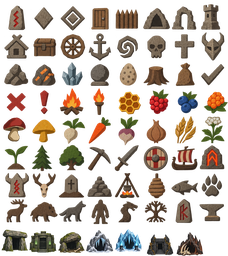
#> input picture input/Valheim_Compass_Atlas.png, 228 x 256 px, shrunk from 1254 x 1411 before the run
$ python -i bom_v6.py   (imports and definitions only)
#> lines starting #> are read from the running program, lines starting #| are printed output that depends on the picture; after the words box and inside, x2 and y2 are one past the last pixel; in counts of white or black regions, pixels touching at a corner belong together
#!/usr/bin/env python3
from __future__ import annotations

import colorsys
import argparse
import hashlib
import json
import math
import re
import zipfile
from pathlib import Path
from typing import Dict, List, Tuple

import numpy as np
import cv2
from PIL import Image, ImageDraw, ImageFont

ALPHA_THRESHOLD = 32
SOURCE_TILE = 128
TARGET_TILE = 96
MARGIN = 2
SHADES_PER_FAMILY = 5
HUE_BINS = 12
SAT_NEUTRAL = 0.18
VAL_DARK_NEUTRAL = 0.10
MIN_FAMILY_PIXELS = 20
MIN_FAMILY_RATIO = 0.03
GLOW_MIN_PIXELS = 4
GLOW_SATURATION = 0.72
GLOW_VALUE = 0.63
BLACK_LUMA_MAX = 12.0
WHITE_LUMA_MIN = 233.0
NEUTRAL_SAT_MAX = 0.10
ARTIFACT_OPAQUE_NEIGHBORS_MIN = 1
COLOR_CLEANUP_PASSES = 1
COLOR_CLEANUP_NEIGHBOR_MAJORITY = 4
SOURCE_NEIGHBOR_MAX_DELTA_E = 14.0
NOISE_COMPONENT_MAX = 3
OUTLINE_PROTECTION_DELTA_L = 22.0

FAMILY_LABELS = [
    "red", "orange", "yellow", "yellow_green", "green", "teal",
    "cyan", "azure", "blue", "violet", "magenta", "rose"
]


def sha256_bytes(b: bytes) -> str:
    return hashlib.sha256(b).hexdigest()


def ensure_rgba(img: Image.Image) -> Image.Image:
    return img if img.mode == "RGBA" else img.convert("RGBA")


# [52 lines left out: functions resize_rgba_premultiplied, crop_foreground, normalize_to_target, not called in this run]


def luminance(rgb: np.ndarray) -> np.ndarray:
    return 0.2126 * rgb[:, 0] + 0.7152 * rgb[:, 1] + 0.0722 * rgb[:, 2]


def rgb_to_hsv(rgb: np.ndarray) -> np.ndarray:
    flat = rgb.astype(np.float32) / 255.0
    out = np.zeros((flat.shape[0], 3), dtype=np.float32)
    for i, (r, g, b) in enumerate(flat):
        out[i] = colorsys.rgb_to_hsv(float(r), float(g), float(b))
    return out


# [5 lines left out: function family_for_pixel, not called in this run]


def pick_real_nearest(group: np.ndarray, target_rgb: np.ndarray) -> np.ndarray:
    diff = np.sum((group.astype(np.float32) - target_rgb.astype(np.float32)) ** 2, axis=1)
    return group[int(np.argmin(diff))]


def unique_ordered(colors: List[np.ndarray]) -> np.ndarray:
    out = []
    seen = set()
    for c in colors:
        t = tuple(int(x) for x in np.rint(c).clip(0, 255))
        if t not in seen:
            seen.add(t)
            out.append(t)
    return np.array(out, dtype=np.uint8) if out else np.zeros((0, 3), dtype=np.uint8)


def representative_palette_for_family(pixels: np.ndarray) -> np.ndarray:
    if len(pixels) == 0:
        return np.zeros((0, 3), dtype=np.uint8)
    if len(pixels) <= SHADES_PER_FAMILY:
        return unique_ordered([p for p in pixels.astype(np.uint8)])
    lum = luminance(pixels)
    order = np.argsort(lum)
    px = pixels[order]
    lum_sorted = lum[order]

    # Explicitly preserve extremes and strong bright/dark variants.
    idxs = [
        0,  # darkest
        max(0, int(round(0.20 * (len(px) - 1)))),
        int(round(0.50 * (len(px) - 1))),
        min(len(px) - 1, int(round(0.80 * (len(px) - 1)))),
        len(px) - 1,  # brightest
    ]
    chosen = [px[i] for i in idxs]

    # If the family includes very bright or very dark rare accents, lock them in.
    brightest = px[-1]
    darkest = px[0]
    chosen[-1] = brightest
    chosen[0] = darkest

    return unique_ordered(chosen)


def split_families(rgb: np.ndarray):
    """Exact family membership, independent palettes for dark/gray/white tones.

    Dark saturated source pixels always stay in chromatic families (no V gate).
    Even rare accent hues receive their own five shades; no cross-family fallback.
    """
    hh = rgb_to_hsv(rgb)
    labv = _lab_array(rgb.reshape(-1,1,3)).reshape(-1,3)
    groups: Dict[str, List[int]] = {}
    for i, ((h, saturation, value), lum) in enumerate(zip(hh, labv[:,0])):
        if saturation < 0.13:
            fam = "black" if lum < 36.0 else ("white" if lum > 76.0 else "gray")
        else:
            fam = FAMILY_LABELS[int(math.floor(float(h) * HUE_BINS)) % HUE_BINS]
        groups.setdefault(fam, []).append(i)

    # Separate vivid glowing accents from the main hue where appropriate,
    # without depriving the dark main color of its own five shades.
    for fam, indices in list(groups.items()):
        if fam in ("black", "white", "gray") or len(indices) < 20:
            continue
        idx = np.asarray(indices, dtype=np.int32)
        hsv_values = hh[idx]
        glow = (hsv_values[:,1] >= GLOW_SATURATION) & (hsv_values[:,2] >= GLOW_VALUE)
        count = int(glow.sum())
        if GLOW_MIN_PIXELS <= count <= 0.4 * len(idx):
            groups[fam] = idx[~glow].tolist()
            groups[fam + "_accent"] = idx[glow].tolist()

    empty = np.zeros(len(rgb), dtype=bool)
    return {name: np.array(ix,dtype=np.int32) for name,ix in groups.items()}, empty, empty, empty


# [28 lines left out: function build_tile_palette, not called in this run]


def assign_quantized(rgb: np.ndarray):
    groups, _, _, _ = split_families(rgb)
    out = np.zeros_like(rgb, dtype=np.uint8)
    assigned = np.zeros(len(rgb), dtype=bool)
    stats = {}
    for fam, indices in groups.items():
        if not len(indices):
            continue
        pal = representative_palette_for_family(rgb[indices])
        if not len(pal):
            continue
        source_lab = _lab_array(rgb[indices].reshape(-1,1,3)).reshape(-1,3)
        palette_lab = _lab_array(pal.reshape(-1,1,3)).reshape(-1,3)
        d = np.sum((source_lab[:,None,:] - palette_lab[None,:,:])**2,axis=-1)
        out[indices] = pal[np.argmin(d,axis=1)]
        assigned[indices] = True
        stats[fam] = len(pal)
    if not np.all(assigned):
        raise RuntimeError(f"Unassigned chromatic pixels: {(~assigned).sum()}")
    return out, stats


def _lab_array(rgb: np.ndarray) -> np.ndarray:
    return cv2.cvtColor(rgb.astype(np.float32) / 255.0, cv2.COLOR_RGB2LAB)


def _flat_color_components(rgb: np.ndarray, mask: np.ndarray):
    # Connected *palette-color* components. Only very small islands are considered.
    opaque = rgb[mask]
    if len(opaque) == 0:
        return
    colors = np.unique(opaque.reshape(-1, 3), axis=0)
    for c in colors:
        color_mask = (np.all(rgb == c, axis=2) & mask).astype(np.uint8)
        n, labels, stats, _ = cv2.connectedComponentsWithStats(color_mask, 8)
        for idx in range(1, n):
            area = int(stats[idx, cv2.CC_STAT_AREA])
            if area <= NOISE_COMPONENT_MAX:
                yield (labels, idx, area)


def cleanup_artifacts(rgba: np.ndarray, source_rgba: np.ndarray | None = None) -> np.ndarray:
    """Conservative, source-guided cleanup.

    - Do not invent or erase silhouettes (original anti-alias alpha is retained).
    - Do not repaint true contrasting features: pupils/glow, bright spots, dark creases.
    - Repaint only an isolated palette speck *when source itself is locally smooth*.
    """
    out = rgba.copy()
    if source_rgba is None:
        return out
    src = source_rgba.copy()
    if src.shape != out.shape:
        raise ValueError('source and quantized image dimensions differ')
    foreground = (out[:, :, 3] >= ALPHA_THRESHOLD)
    if not np.any(foreground):
        return out

    # Clean only detached, faint 1-pixel alpha remnants. A 1-pixel glowing eye with
    # a solid alpha is never removed, and RGB geometry of the main object is intact.
    components = (foreground.astype(np.uint8))
    n, labels, stats, _ = cv2.connectedComponentsWithStats(components, 8)
    for i in range(1, n):
        area = int(stats[i, cv2.CC_STAT_AREA])
        if area == 1:
            yy, xx = np.where(labels == i)
            y, x = int(yy[0]), int(xx[0])
            if int(src[y, x, 3]) < 110 and int(np.max(src[y, x, :3])) < 70:
                out[y, x] = 0

    foreground = out[:, :, 3] >= ALPHA_THRESHOLD
    src_lab = _lab_array(src[:, :, :3])
    src_l = src_lab[:, :, 0]
    out_lab = _lab_array(out[:, :, :3])
    h, w = foreground.shape

    # Before any cleanup, protect border colors. v4 turned antialiased silhouettes
    # into hard, occasionally black contours. v6 retains original alpha and doesn't
    # repaint edges unless the source itself has the same dark outline.
    interior = cv2.erode(foreground.astype(np.uint8), np.ones((3, 3), np.uint8), iterations=1).astype(bool)

    for _ in range(COLOR_CLEANUP_PASSES):
        changes = []
        for labels, idx, area in _flat_color_components(out[:, :, :3], interior):
            yy, xx = np.where(labels == idx)
            for y, x in zip(yy.tolist(), xx.tolist()):
                y0, y1 = max(0, y-1), min(h, y+2)
                x0, x1 = max(0, x-1), min(w, x+2)
                neighbors_mask = foreground[y0:y1, x0:x1].copy()
                neighbors_mask[y-y0, x-x0] = False
                nb_rgb = out[y0:y1, x0:x1, :3][neighbors_mask]
                nb_src_lab = src_lab[y0:y1, x0:x1][neighbors_mask]
                if len(nb_rgb) < 5:
                    continue
                vals, counts = np.unique(nb_rgb, axis=0, return_counts=True)
                majority_idx = int(np.argmax(counts))
                if counts[majority_idx] < COLOR_CLEANUP_NEIGHBOR_MAJORITY:
                    continue
                candidate = vals[majority_idx]
                if np.array_equal(candidate, out[y, x, :3]):
                    continue
                # If the original contains a genuinely contrasting light or dark
                # feature, preserve it (small eyes, gloss, cinders, pupil outlines).
                center_lab = src_lab[y, x]
                median_neighbor = np.median(nb_src_lab, axis=0)
                delta_e = float(np.linalg.norm(center_lab - median_neighbor))
                if delta_e > SOURCE_NEIGHBOR_MAX_DELTA_E:
                    continue
                # Reject cleanup when candidate is locally incongruent in the source.
                candidate_lab = _lab_array(candidate.reshape(1, 1, 3)).reshape(3)
                if float(np.linalg.norm(candidate_lab - center_lab)) > 30.0:
                    continue
                # No shadow/glow changes disguised as small isolated artifacts.
                if abs(float(src_l[y, x]) - float(median_neighbor[0])) > 9.5:
                    continue
                changes.append((y, x, candidate))
        if not changes:
            break
        for y, x, candidate in changes:
            out[y, x, :3] = candidate

    # The source silhouette is immutable: no black fringe recoloring on edges.

    # Transparent RGB must be zero, including antialias outside alpha threshold.
    out[out[:, :, 3] == 0, :3] = 0
    return out


def cleanup_micro_specks(result: np.ndarray, source: np.ndarray):
    """Erase only newly quantized 1-4 px patches unsupported by source RGB.

    Checks local source LAB texture, keeps alpha and authentic tiny luminous
    details. Works on borders too, unlike the conservative v6 interior cleanup.
    """
    out = result.copy()
    h,w = out.shape[:2]
    fg = out[:,:,3] >= ALPHA_THRESHOLD
    src_lab = _lab_array(source[:,:,:3])
    src_hsv = cv2.cvtColor(source[:,:,:3].astype(np.float32)/255., cv2.COLOR_RGB2HSV)
    for _ in range(2):
        changes=[]
        for c in np.unique(out[fg,:3],axis=0):
            current = fg & np.all(out[:,:,:3] == c,axis=2)
            n, labels, areas, _ = cv2.connectedComponentsWithStats(current.astype(np.uint8),8)
            for ci in range(1,n):
                if int(areas[ci,cv2.CC_STAT_AREA]) > 4:continue
                ys,xs = np.where(labels==ci)
                cluster = np.array([src_lab[y,x] for y,x in zip(ys,xs)])
                source_center = np.median(cluster,axis=0)
                neighbor_source=[]
                neighbor_rgb=[]
                for y,x in zip(ys,xs):
                    y0,y1=max(0,y-1),min(h,y+2)
                    x0,x1=max(0,x-1),min(w,x+2)
                    valid = fg[y0:y1,x0:x1] & (labels[y0:y1,x0:x1]!=ci)
                    if np.any(valid):
                        neighbor_source.extend(src_lab[y0:y1,x0:x1][valid])
                        neighbor_rgb.extend(out[y0:y1,x0:x1,:3][valid])
                if len(neighbor_rgb)<3:continue
                avg = np.median(np.array(neighbor_source),axis=0)
                source_delta=float(np.linalg.norm(source_center-avg))
                if source_delta>11.5: continue
                # Protected legitimate bright and chromatic accents (eyes, runes).
                if any(src_hsv[y,x,1]>=.49 and src_hsv[y,x,2]>=.50 for y,x in zip(ys,xs)):
                    continue
                options, counts=np.unique(np.array(neighbor_rgb,dtype=np.uint8),axis=0,return_counts=True)
                options=options[counts>=2]
                if not len(options):continue
                labs=_lab_array(options.reshape(-1,1,3)).reshape(-1,3)
                selected=int(np.argmin(np.linalg.norm(labs-source_center[None,:],axis=1)))
                new_color=options[selected]
                old_lab=_lab_array(c.reshape(1,1,3)).reshape(-1,3)[0]
                new_lab=labs[selected]
                if np.linalg.norm(new_lab-source_center)+3 >= np.linalg.norm(old_lab-source_center):
                    continue
                if np.linalg.norm(new_lab-avg)>14:continue
                changes.extend((y,x,new_color) for y,x in zip(ys,xs))
        if not changes:break
        for y,x,col in changes:out[y,x,:3]=col
    return out


def process_tile(img: Image.Image) -> Tuple[Image.Image, Dict[str, int], int]:
    img = ensure_rgba(img)
    arr = np.asarray(img).copy()
    foreground = arr[:, :, 3] >= ALPHA_THRESHOLD
    arr[~foreground] = 0
    if not np.any(foreground):
        return Image.fromarray(arr, 'RGBA'), {}, 0
    qrgb, stats = assign_quantized(arr[:, :, :3][foreground].astype(np.float32))
    out = np.zeros_like(arr)
    # Keep real source edge alpha. Binarizing it caused outlines/jagged artifacts.
    out[:, :, 3] = arr[:, :, 3]
    out[:, :, :3][foreground] = qrgb.astype(np.uint8)
    out = cleanup_artifacts(out, source_rgba=arr)
    out = cleanup_micro_specks(out, source=arr)
    unique_count = len({tuple(px[:3]) for px in out.reshape(-1, 4) if px[3] >= ALPHA_THRESHOLD})
    return Image.fromarray(out, 'RGBA'), stats, unique_count


# [241 lines left out: functions render_preview, main, not called in this run]


# [2 lines not run here, left out]

>>> from PIL import Image
>>> picture = Image.open('../input/Valheim_Compass_Atlas.png')
#> picture is the input picture: PIL image 228x256 RGBA; mean R, G, B, A 54.7, 41.7, 29.3, 91.3
>>> result = process_tile(picture)
#> in process_tile, `foreground = arr[:, :, 3] >= ALPHA_THRESHOLD`:
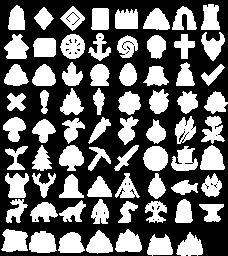
#> foreground: shape (256, 228) bool; 40.8% white; 71 white regions, largest, box (x1, y1, x2, y2) and area: (143, 146, 168, 171) 495, (29, 231, 57, 253) 490, (1, 229, 28, 252) 480
#> in process_tile, `arr[~foreground] = 0`:
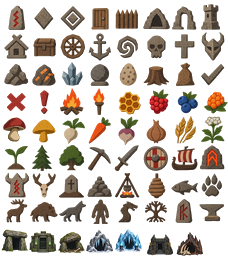
#> arr: shape (256, 228, 4); 12.86% of pixels changed, all inside (x1, y1, x2, y2) = (0, 2, 228, 256); transparent parts drawn white
#> the loop in rgb_to_hsv, `for i, (r, g, b) in enumerate(flat):` made 23786 passes
#> (r, g, b) on passes 1 to 3: (0.576, 0.506, 0.404), (0.573, 0.49, 0.396), (0.565, 0.486, 0.4)
#> the loop in split_families, `for i, ((h, saturation, value), lum) in enumerate(zip(hh, labv[:,0])):` made 23786 passes
#> (h, saturation, value, lum, fam) on passes 1 to 12: (0.0985, 0.299, 0.576, 54.94, 'orange'), (0.0889, 0.308, 0.573, 53.59, 'orange'), (0.0873, 0.292, 0.565, 53.14, 'orange'), (0.0859, 0.303, 0.427, 40.44, 'orange'), (0.0833, 0.323, 0.388, 36.33, 'orange'), (0.101, 0.363, 0.357, 33.82, 'orange'), (0.0853, 0.301, 0.561, 52.46, 'orange'), (0.0811, 0.287, 0.506, 47.63, 'red'), (0.0935, 0.297, 0.541, 51.36, 'orange'), (0.0854, 0.291, 0.553, 52, 'orange'), (0.0856, 0.261, 0.557, 53.02, 'orange'), (0.0985, 0.278, 0.31, 30.14, 'orange')
#> fam on passes 61 to 66: 'red', 'orange', 'orange', 'orange', 'orange', 'orange'
#> after the loop in split_families, `for i, ((h, saturation, value), lum) in enumerate(zip(hh, labv[:,0])):`: groups = 15 items
#> the loop in split_families, `for fam, indices in list(groups.items()):` made 15 passes
#> (fam, count) on passes 1, 2, 3, 5, 7, 9, 11: ('orange', 738), ('red', 1181), ('yellow', 0), ('cyan', 2), ('azure', 0), ('yellow_green', 0), ('rose', 80)
#> (fam, indices) on passes 10, 12, 13, 14, 15: ('green', [8513, 8989, 21606, 22061, 22207]), ('teal', [9112, 21471, 22389, 22754, 22880, 22933]), ('blue', [21512, 21652, 21913, 23601]), ('violet', [21817]), ('magenta', [23400])
#> after the loop in split_families, `for fam, indices in list(groups.items()):`: groups = 18 items
#> the loop in assign_quantized, `for fam, indices in groups.items():` made 18 passes
#> (fam, idxs in representative_palette_for_family, brightest in representative_palette_for_family, darkest in representative_palette_for_family) on passes 1 to 9: ('orange', [0, 1601, 4002, 6404, 8005], [238, 213, 178], [24, 23, 20]), ('red', [0, 1850, 4625, 7400, 9250], [205, 168, 133], [22, 19, 18]), ('yellow', [0, 441, 1102, 1764, 2205], [173, 210, 132], [15, 15, 11]), ('gray', [0, 36, 91, 146, 182], [182, 188, 198], [85, 85, 85]), ('cyan', [0, 161, 402, 642, 803], [217, 255, 255], [6, 9, 10]), ('black', [0, 102, 255, 408, 510], [86, 85, 76], [10, 10, 11]), ('azure', [0, 86, 216, 345, 431], [214, 230, 250], [0, 1, 5]), ('white', [0, 19, 48, 78, 97], [224, 255, 255], [177, 191, 195]), ('yellow_green', [0, 16, 40, 64, 80], [160, 208, 119], [19, 21, 18])
#> (fam, indices, pal, palette_lab, d) on passes 14 to 15: ('violet', [21817], [[7, 6, 7]], [[1.72, 0.406, -0.281]], [0]), ('magenta', [23400], [[11, 8, 10]], [[2.43, 1.2, -0.547]], [0])
#> in process_tile, `out[:, :, 3] = arr[:, :, 3]`:
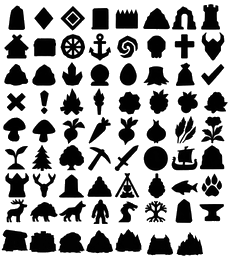
#> out: shape (256, 228, 4); mean R, G, B, A 0, 0, 0, 90.7; transparent parts drawn white
#> in cleanup_artifacts, `n, labels, stats, _ = cv2.connectedComponentsWithStats(components, 8)`:
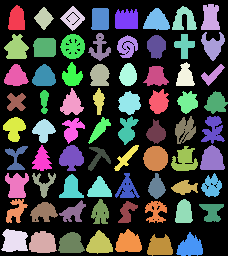
#> labels: shape (256, 228) int32; 72 distinct labels, from 0 to 71; one colour per label, 0 black
#> in cleanup_artifacts, `n, labels, stats, _ = cv2.connectedComponentsWithStats(components, 8)`: n = 72; stats = 72 rows, first 6: [0, 0, 228, 256, 34582], [8, 5, 17, 25, 337], [201, 4, 19, 26, 385], [34, 7, 20, 23, 246], [60, 6, 25, 25, 311], [172, 6, 25, 24, 355]
#> the loop in cleanup_artifacts, `for i in range(1, n):` made 71 passes
#> area on passes 1 to 12: 337, 385, 246, 311, 355, 373, 415, 399, 282, 363, 413, 444
#> in _lab_array (call 38), `return cv2.cvtColor(rgb.astype(np.float32) / 255.0, cv2.COLOR_RGB2LAB)`: returned value: shape (256, 228, 3) float32; mean of channels 0, 1, 2 15.2, 2.9, 7
#> in cleanup_artifacts, `src_l = src_lab[:, :, 0]`:
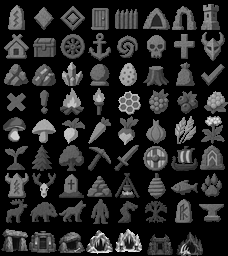
#> src_l: shape (256, 228) float32; min 0, max 97.84, mean 15.2; drawn with min black and max white
#> in _lab_array (call 39), `return cv2.cvtColor(rgb.astype(np.float32) / 255.0, cv2.COLOR_RGB2LAB)`: returned value: shape (256, 228, 3) float32; mean of channels 0, 1, 2 15, 2.4, 6.1
#> in cleanup_artifacts, `interior = cv2.erode(foreground.astype(np.uint8), np.ones((3, 3), np.u..`:
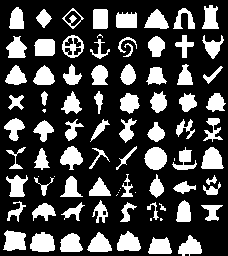
#> interior: shape (256, 228) bool; 27.1% white; 86 white regions (12 under 20 px), largest, box (x1, y1, x2, y2) and area: (144, 147, 167, 170) 399, (30, 232, 55, 252) 393, (3, 230, 26, 251) 372
#> after the loop in cleanup_artifacts, `for _ in range(COLOR_CLEANUP_PASSES):`:
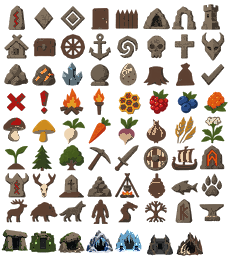
#> out: shape (256, 228, 4); mean R, G, B, A 42, 33.6, 25.5, 90.7; transparent parts drawn white
#> in cleanup_micro_specks, `src_hsv = cv2.cvtColor(source[:,:,:3].astype(np.float32)/255., cv2.COL..`: src_hsv: shape (256, 228, 3) float32; mean H, S, V 20.3, 0.2, 0.2
#> after the loop in cleanup_micro_specks, `for _ in range(2):`: out: shape (256, 228, 4); 0.57% of pixels changed, all inside (x1, y1, x2, y2) = (5, 5, 224, 255)
#> in process_tile, `unique_count = len({tuple(px[:3]) for px in out.reshape(-1, 4) if px[3..`: unique_count = 77

$ run again, on atlas_work/Valheim_Compass_Atlas_BOM/reassembled.png
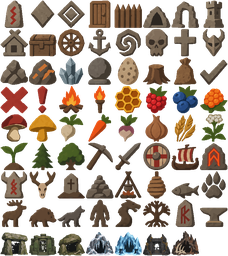
#> input picture atlas_work/Valheim_Compass_Atlas_BOM/reassembled.png, 228 x 256 px, shrunk from 768 x 864 before the run
#> picture is the input picture: PIL image 228x256 RGBA; mean R, G, B, A 66.8, 51, 36.2, 118
#> foreground: shape (256, 228) bool; 51.2% white; 56 black regions (53 under 20 px), largest, box (x1, y1, x2, y2) and area: (0, 0, 228, 256) 28197, (0, 93, 7, 107) 51, (65, 7, 79, 22) 21
#> arr: shape (256, 228, 4); 12.77% of pixels changed, all inside (x1, y1, x2, y2) = (0, 0, 228, 256)
#> the loop in rgb_to_hsv, `for i, (r, g, b) in enumerate(flat):` made 29879 passes
#> (r, g, b) on passes 1 to 3: (0.565, 0.498, 0.408), (0.627, 0.549, 0.459), (0.341, 0.286, 0.231)
#> the loop in split_families, `for i, ((h, saturation, value), lum) in enumerate(zip(hh, labv[:,0])):` made 29879 passes
#> (h, saturation, value, lum, fam) on passes 1 to 8: (0.0958, 0.278, 0.565, 54.13, 'orange'), (0.0891, 0.269, 0.627, 59.42, 'orange'), (0.0833, 0.322, 0.341, 31.93, 'orange'), (0.0952, 0.302, 0.455, 43.52, 'orange'), (0.0833, 0.356, 0.353, 32.54, 'orange'), (0.0833, 0.279, 0.478, 45.4, 'orange'), (0.0743, 0.552, 0.525, 43.01, 'red'), (0.0756, 0.577, 0.51, 41.39, 'red')
#> after the loop in split_families, `for i, ((h, saturation, value), lum) in enumerate(zip(hh, labv[:,0])):`: groups = 15 items
#> the loop in split_families, `for fam, indices in list(groups.items()):` made 15 passes
#> (fam, count) on passes 1, 2, 4, 6, 7, 8, 9: ('orange', 949), ('red', 1422), ('cyan', 0), ('yellow', 0), ('yellow_green', 0), ('azure', 0), ('rose', 116)
#> after the loop in split_families, `for fam, indices in list(groups.items()):`: groups = 18 items
#> the loop in assign_quantized, `for fam, indices in groups.items():` made 18 passes
#> (fam, idxs in representative_palette_for_family, brightest in representative_palette_for_family, darkest in representative_palette_for_family) on passes 1 to 6: ('orange', [0, 1924, 4810, 7696, 9620], [233, 204, 159], [30, 23, 15]), ('red', [0, 2516, 6289, 10062, 12578], [213, 170, 128], [14, 12, 12]), ('black', [0, 98, 246, 393, 491], [81, 85, 92], [0, 0, 0]), ('cyan', [0, 201, 502, 802, 1003], [191, 245, 255], [2, 7, 12]), ('gray', [0, 33, 82, 130, 163], [173, 186, 191], [82, 86, 94]), ('yellow', [0, 537, 1342, 2148, 2685], [122, 127, 85], [22, 22, 18])
#> in cleanup_artifacts, `n, labels, stats, _ = cv2.connectedComponentsWithStats(components, 8)`:
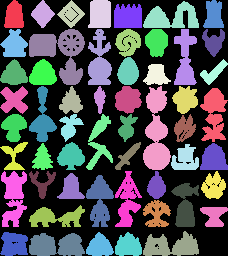
#> labels: shape (256, 228) int32; 55 distinct labels, from 0 to 54; one colour per label, 0 black
#> in cleanup_artifacts, `n, labels, stats, _ = cv2.connectedComponentsWithStats(components, 8)`: n = 55; stats = 55 rows, first 6: [0, 0, 228, 256, 28489], [4, 0, 20, 28, 434], [31, 0, 24, 28, 369], [57, 0, 28, 28, 384], [88, 0, 23, 28, 586], [143, 1, 56, 27, 869]
#> the loop in cleanup_artifacts, `for i in range(1, n):` made 54 passes
#> area on passes 1 to 8: 434, 369, 384, 586, 869, 436, 618, 520
#> interior: shape (256, 228) bool; 36.1% white; 78 white regions (7 under 20 px), largest, box (x1, y1, x2, y2) and area: (175, 30, 196, 84) 564, (89, 0, 110, 27) 501, (144, 143, 170, 169) 496
#> after the loop in cleanup_artifacts, `for _ in range(COLOR_CLEANUP_PASSES):`:
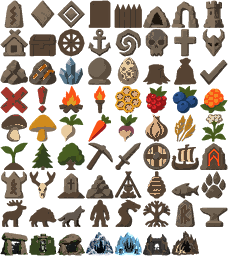
#> out: shape (256, 228, 4); mean R, G, B, A 53.2, 43.5, 33, 117.3; transparent parts drawn white
#> src_hsv: shape (256, 228, 3) float32; mean H, S, V 24.2, 0.2, 0.2
#> unique_count = 75
